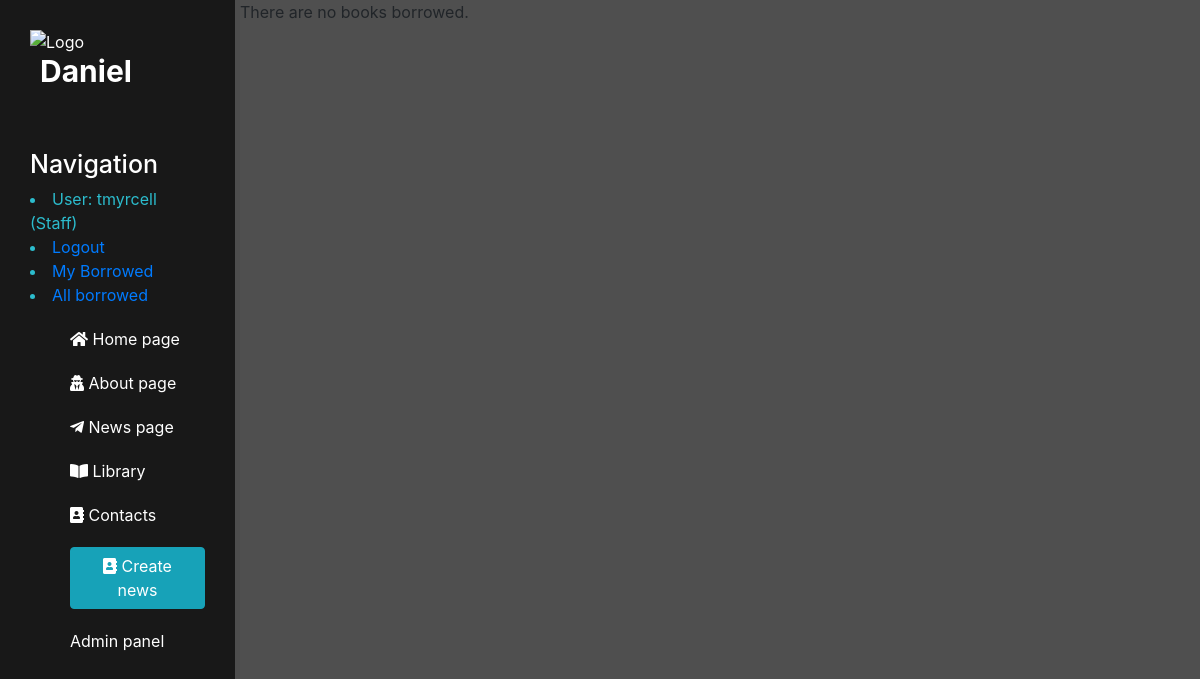
Before: /library/borrowed/ (signed in) with the older database file.
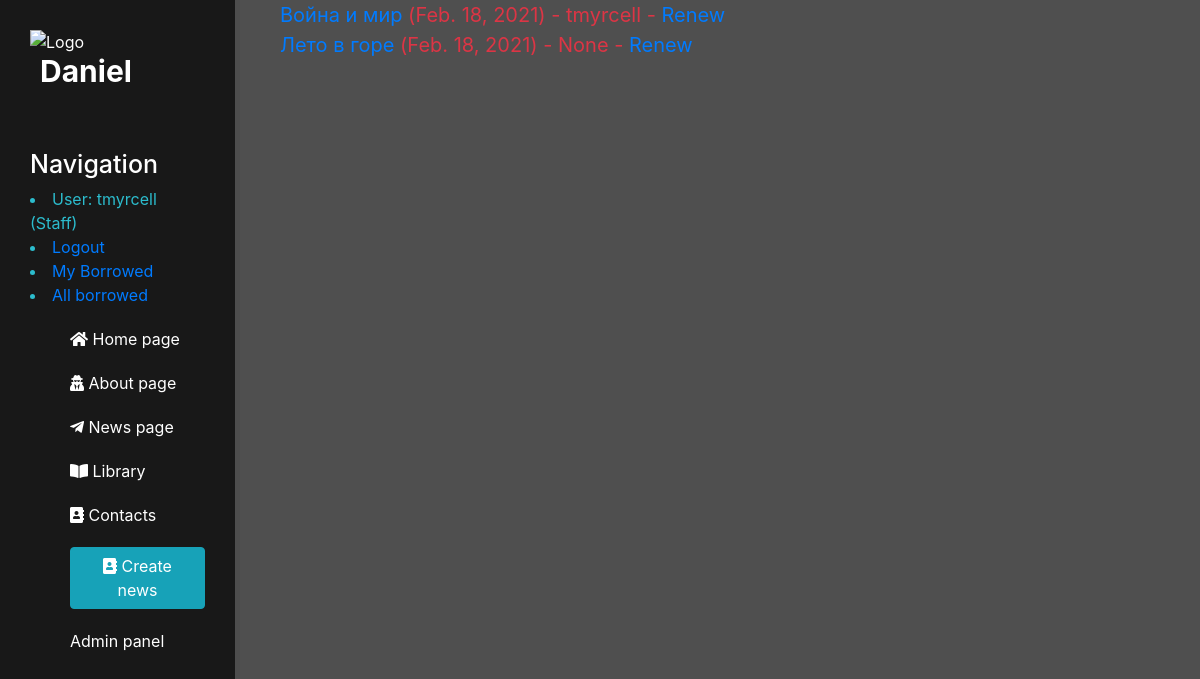
After: the same page with the newer database file.
### library/models.py (models this page shows, shortened)
class BookInstance(models.Model):
    id = models.UUIDField(primary_key=True, default=uuid.uuid4,
                          help_text="Unique ID for this particular book across whole library")
    book = models.ForeignKey('Book', on_delete=models.RESTRICT)
    imprint = models.CharField(max_length=200)
    due_back = models.DateField(null=True, blank=True)
    borrower = models.ForeignKey(User, on_delete=models.SET_NULL, null=True, blank=True)
    LOAN_STATUS = (
        ('m', 'Maintenance'),
        ('o', 'On loan'),
        ('a', 'Available'),
        ('r', 'Reserved'),
    )
    status = models.CharField(
        max_length=1,
        choices=LOAN_STATUS,
        blank=True,
        default='m',
        help_text='Book availability')
    class Meta:
        ordering = ["due_back"]
        permissions = (("can_mark_returned", "Set book as returned"),)
    @property
    def is_overdue(self):
        if self.due_back and date.today() > self.due_back:
            return True
        return False

class Book(models.Model):
    title = models.CharField(max_length=200)
    author = models.ForeignKey('Author', on_delete=models.SET_NULL, null=True)
    summary = models.TextField(max_length=1000, help_text="Enter a brief description of the book")
    isbn = models.CharField('ISBN', max_length=13,
                            help_text='13 Character <a href="https://www.isbn-international.org/content/what-isbn'
                                      '">ISBN number</a>')
    genre = models.ManyToManyField(Genre, help_text="Select a genre for this book")
    language = models.ForeignKey('Language', on_delete=models.SET_NULL, null=True)
    class Meta:
        ordering = ['title', 'author']
    def display_genre(self):
        """Creates a string for the Genre. This is required to display genre in Admin."""
        return ', '.join([genre.name for genre in self.genre.all()[:3]])
    display_genre.short_description = 'Genre'

### library/views.py (the view)
class LoanedBooksAllUserListView(LoginRequiredMixin, generic.ListView):
    model = BookInstance
    permission_required = 'library.can_mark_returned'
    template_name = 'library/bookinstance_list_borrowed_all.html'
    paginate_by = 10
    def get_queryset(self):
        return BookInstance.objects.filter(status__exact='o').order_by('due_back')

### templates/library/bookinstance_list_borrowed_all.html (shortened to what this page needs)
{% extends "main/layout.html" %}
{% block content %}
    {% if bookinstance_list %}
    <ul>
          {% for book_instance in bookinstance_list %}
          <li class="{% if book_instance.is_overdue %}text-danger{% endif %}">
           <a href="{% url 'book-detail' book_instance.book.pk %}">{{book_instance.book.title}}</a> ({{ book_instance.due_back }})
              {% if user.is_staff %}
                  - {{ book_instance.borrower }}
              {% endif %}
              {% if perms.catalog.can_mark_returned %}
                  - <a href="{% url 'renew-book-librarian' book_instance.id %}">Renew</a>
              {% endif %}
          </li>
          {% endfor %}
    </ul>
    {% else %}
      <p>There are no books borrowed.</p>
    {% endif %}
{% endblock %}

Changed rows visible on the page:
added BookInstance: book "Война и мир", due_back "Feb. 18, 2021", borrower "tmyrcell"
added BookInstance: book "Лето в горе", due_back "Feb. 18, 2021", borrower "None"
Other visible differences:
text no longer shown: "There are no books borrowed."
